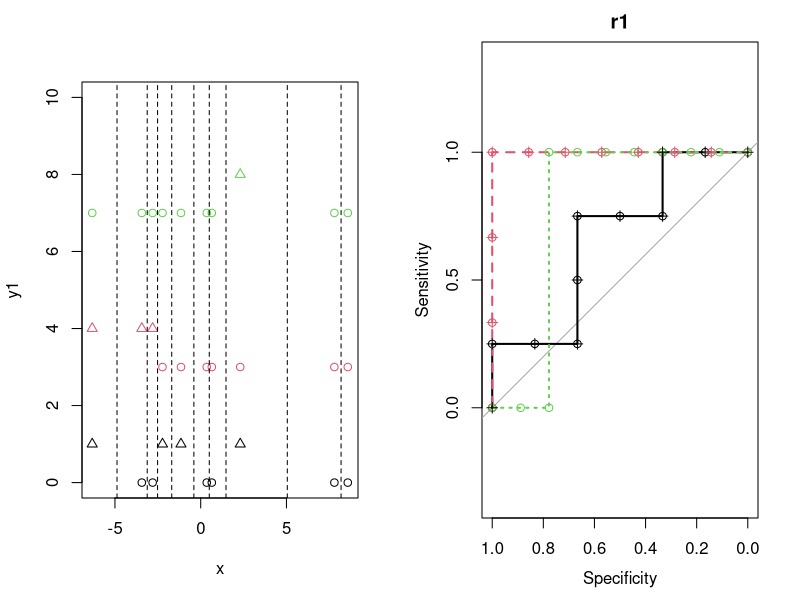
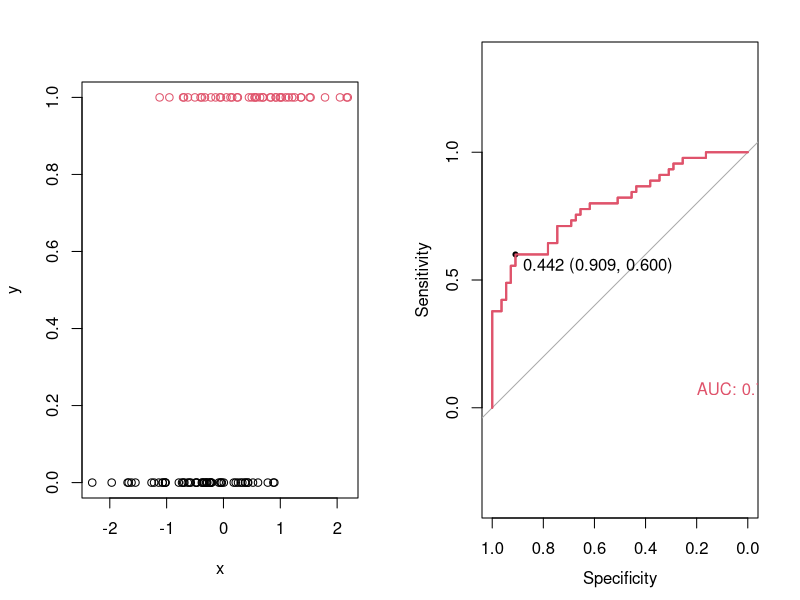
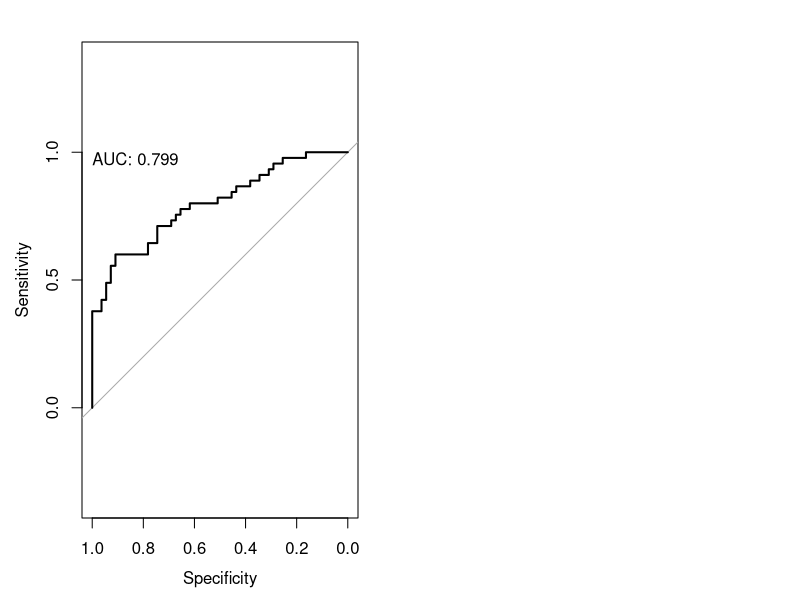
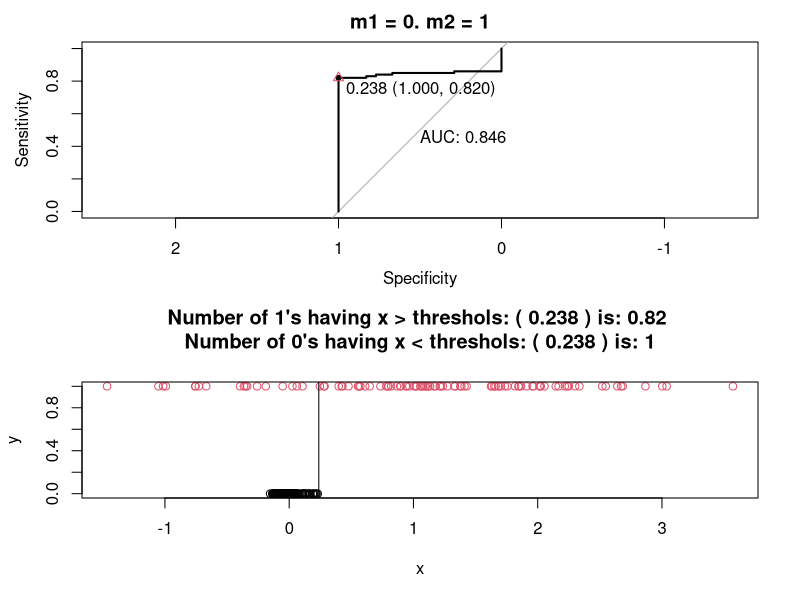

These charts were generated, in order, by the following R code:
library(pROC)
library(tidyverse)
#install.packages("NNR", repos = "http://10.78.14.91/cran-internal-prod/latest")


# Standard roc curve ------------------------------------------------------


set.seed(123)
x  <- rnorm(10, mean = 0, sd = 5)
x_mid <- (sort(x)[1:9] + sort(x)[2:10])/2


y1 <- sample(0:1, 10, replace = T)
y2 <- rep(0, length = 10L)
#Cases for three smallest values of x
y2[order(x)[1:3]] <- 1
#only 1 case, center value
y3 <- rep(0, length = 10L)
y3[order(x)[8]] <- 1


#plot together, mfrow
par(mfrow = c(1,2))
plot(x,y1, ylim = c(0,10), pch = y1+1)
points(x,y2+3, col = 2, pch = y2+1)
points(x,y3+7, col = 3, pch = y3+1)

abline(v = x_mid, lty = 2)
df <- as.data.frame(cbind(x, y1, y2, y3))

median(x[y1 == 0]);median(x[y1 == 1])
r1 <- roc(response  = y1, predictor = x, smooth = FALSE, data = df)
sort(df$x)
sort(r1$predictor)
sort(r1$original.predictor)
sort(r1$thresholds)

str(r1)


median(x[y2 == 0]);median(x[y2 == 1])
r2 <- roc(response  = y2, predictor = x, smooth = FALSE, data = df)

median(x[y3 == 0]);median(x[y3 == 1])
r3 <- roc(response  = y3, predictor = x, smooth = FALSE, data = df)



plot(r1, main = "r1");points(r1$specificities, r1$sensitivities)
plot(r2, add = T, col =2, lty = 2);points(r2$specificities, r2$sensitivities, col = 2)
plot(r3, add = T, col =3, lty = 3);points(r3$specificities, r3$sensitivities, col = 3)

# Perfect separation AUC.CI -----------------------------------------------
#r2 had perfect sep.

ci.auc(r2)

#r3 has only one case, but not separated

ci.auc(r3)
auc(r3)

r1$direction
r1$controls;x[y1 == 0]
r1$cases;x[y1 == 1]
length(r1$thresholds)
x_mid
tr <- r1$thresholds
se <- r1$sensitivities
sp <- r1$specificities

SE_SP <- function(x,y = y1, thr = 1.475){
  SE <- sum(y[x < thr])/sum(y == 1)
  SP <- sum(y[x > thr] == 0)/sum(y == 0)
  c("SE" = SE, "SP" = SP)
}

my_se_sp <- sapply(X = r1$thresholds, FUN = function(t) SE_SP(x = x, y = y1, thr =t))
points(my_se_sp["SE",] ~ my_se_sp["SP",], pch = 3, col = 1)

my_se_sp_2 <- sapply(X = x_mid, FUN = function(t) SE_SP(x = x, y = y2, thr =t))
points(my_se_sp_2["SE",] ~ my_se_sp_2["SP",], pch = 3, col = 2)


# Same ROC Curve for pred vs log reg --------------------------------------
tb <- tibble(x = rnorm(100),
             y = rbinom(n = 100, size = 1, prob = pnorm(x)))
plot(y ~ x, data  = tb, col = y+1)

roc_ <- roc(y ~ x, data = tb, col = tb$y + 1)
plot(roc_, print.thres = T, print.auc = T, print.auc.x = 0.2, print.auc.y = 0.1, col = 2)

roc_$percent

roc_$auc

logreg_ <- glm(y ~ x, family = "binomial", data = tb)
summary(logreg_)
roc_link <- roc(response = logreg_$data$y, 
                predictor =  predict(logreg_))
plot(roc_link, add = T , col = 2)
library(tidyverse)
install.packages("tidyverse")


# roc curves for given sub-populations  --------------------------------------------------------
rr <- roc(y ~ x, data = tb)
plot(rr,print.auc = T,  print.auc.x = 1, print.auc.y = 1)



roc_fun <- function(mean1 = 0, mean2 = 1, sd1 = 1, sd2 = 1, n1 = 100, n2 = 100){
  #Control; population 1
  x1 <- rnorm(n = n1, mean = mean1, sd = sd1)
  #Cases; population 2
  x2 <- rnorm(n = n2, mean = mean2, sd = sd2)
  data <- data.frame(x = c(x1,x2), 
                     y = c(rep(0, n1), rep(1, n2)))
  #roc 
  roc <- pROC::roc(formula = y ~ x, data = data)
  youden <- coords(
    roc = roc,
    x = 'best',
    transpose = TRUE
  )
  
  youden <- if(is.null(dim(youden))) youden else youden[,1]
  
  youden
  par(mfrow = c(2,1))
  plot(roc, print.auc = T, print.thres = T, main = paste0("m1 = ", mean1, ". m2 = ", mean2))
  points( x = youden["specificity"], y = youden["sensitivity"], pch = 2, col = 2 )
  
  # % of cases having x > threshols  and rev
  SE <- nrow( data[data$y == 1 & data$x > as.numeric(youden["threshold"]),] ) / 
          nrow(data[data$y == 1,])
  omSE <- nrow( data[data$y == 1 & data$x < as.numeric(youden["threshold"]),] ) / 
    nrow(data[data$y == 1,])
  # % of controls having x < threshold and rev
  SP <- nrow( data[data$y == 0 & data$x < as.numeric(youden["threshold"]),] ) / 
    nrow(data[data$y == 0,])
  omSP <- nrow( data[data$y == 0 & data$x > as.numeric(youden["threshold"]),] ) / 
    nrow(data[data$y == 0,])
  
  plot(y ~ x, data = data, col = y+1, 
       main = paste("Number of 1's having x > threshols:", "(",youden["threshold"] %>% round(3), ")" , "is:", SE, "\n",
                    "Number of 0's having x < threshols:", "(",youden["threshold"] %>% round(3), ")" , "is:", SP, "\n")
       )
  abline( v = youden["threshold"])

}
roc_fun(mean2 = 1, sd1 = 0.1)
